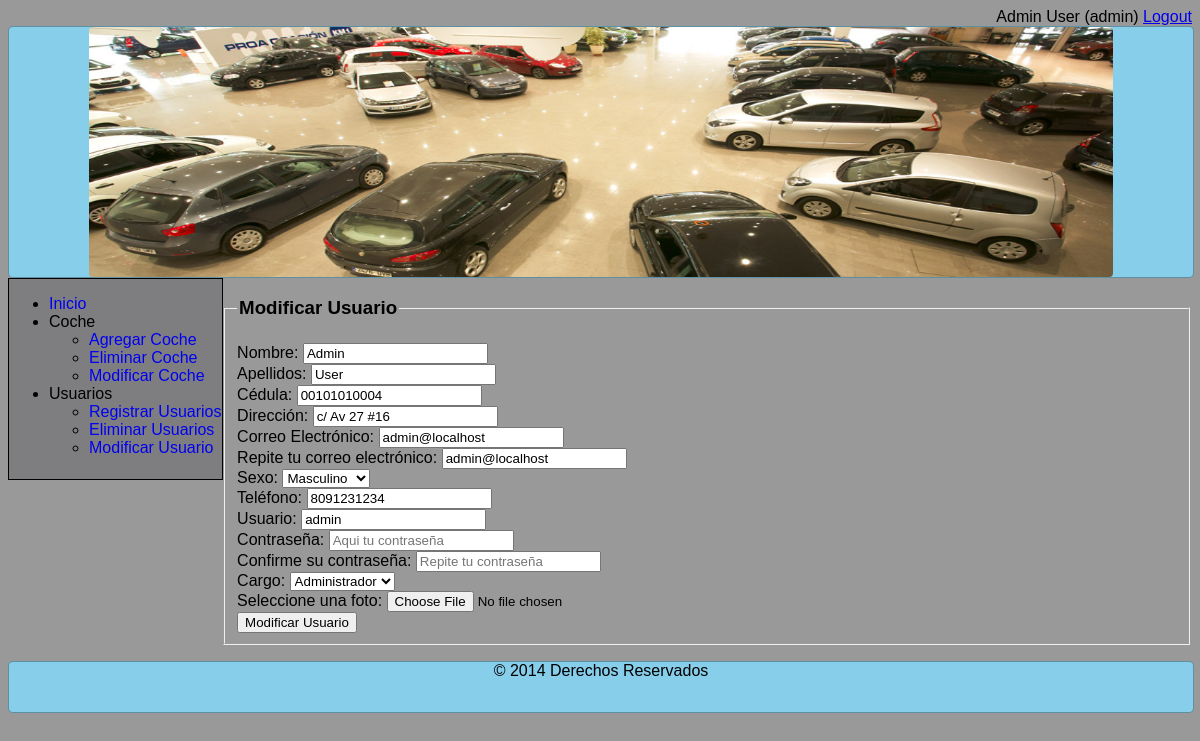
Page /modificando_usuario.php?id_usuario=1 (signed in) on the committed database.
### tables this page shows
CREATE TABLE `usuario` (
  `id_usuario` int(11) NOT NULL AUTO_INCREMENT,
  `nombre` varchar(60) NOT NULL,
  `apellido` varchar(60) NOT NULL,
  `telefono` char(10) NOT NULL,
  `direccion` varchar(80) NOT NULL,
  `cedula` char(11) NOT NULL,
  `correo` varchar(100) NOT NULL,
  `sexo` char(1) NOT NULL,
  `usuario` varchar(40) NOT NULL,
  `password` varchar(150) NOT NULL,
  `id_cargo` int(11) NOT NULL,
  `foto` varchar(250) NOT NULL,
  PRIMARY KEY (`id_usuario`),
  UNIQUE KEY `cedula` (`cedula`,`correo`,`usuario`),
  UNIQUE KEY `cedula_2` (`cedula`),
  KEY `fk_usuarios_idcargo` (`id_cargo`),
  CONSTRAINT `fk_usuarios_idcargo` FOREIGN KEY (`id_cargo`) REFERENCES `cargo` (`id_cargo`)
);

### modificando_usuario.php (the view, shortened to what this page needs)
<?php
	require("lib/conexion_db.php");
	require("admin/nav-admin.php");
?>
<html>
	<head>
		<link rel = "stylesheet" href = "styles/estilo.css"/>
	</head>
	<body>
	<?php
		$id_usuario = $_GET['id_usuario'];
		$nombre = null;
		$apellido = null;
		$cedula = null;
		$direccion = null;
		$correo = null;
		$sexo = null;
		$telefono = null;
		$usuario = null;
		$cargo = null;
		$query = "SELECT * FROM usuario WHERE id_usuario = '$id_usuario'";
		$resultado = mysqli_query($conexion, $query);
		if ($row = mysqli_fetch_array($resultado)) {
			$nombre = $row['nombre'];
			$apellido = $row['apellido'];
			$cedula = $row['cedula'];
			$direccion = $row['direccion'];
			$correo = $row['correo'];
			$sexo = $row['sexo'];
			$telefono = $row['telefono'];
			$usuario = $row['usuario'];
			$cargo = $row['id_cargo'];
		}
		echo "
		<form action = 'procesar_modificar_usuario.php' method = 'post' onSubmit = 'return validarCampos()' enctype='multipart/form-data'>
			<fieldset>	<legend><h3>Modificar Usuario</h3></legend>
			<input type = 'hidden' name = 'id_usuario' value = '$id_usuario'>
			Nombre: <input type = 'text' id = 'nombre' name = 'nombre' placeholder = 'Ingrese su nombre aqui' maxlength = '60' value = '$nombre' required = 'required'/> <br>
			Apellidos: <input type = 'text' id = 'apellido' name = 'apellido' placeholder = 'Ingrese su apellido aqui' maxlength = '60' value = '$apellido' required = 'required'/> <br>
			Cédula: <input type = 'text' id = 'cedula' name = 'cedula' placeholder = 'Aqui su cedula' onKeyPress = 'return soloNumeros(event);' maxlength = '11' value = '$cedula' required = 'required'/> <br>
			Dirección: <input type = 'text' id = 'direccion' name = 'direccion' placeholder = 'Ingrese su dirección' maxlength = '80' value = '$direccion' required = 'required'/> <br>
			Correo Electrónico: <input type = 'text' id = 'email' name = 'email' placeholder = 'Ingresa tu correo electrónico' maxlength = '100' value = '$correo' required = 'required'/> <br>
			Repite tu correo electrónico: <input type = 'text' id = 'confirmar_email' name = 'confirmar_email' placeholder = 'Ingresa tu correo electrónico' maxlength = '100' value = '$correo' required = 'required'/> <br>
			Sexo: ";
			echo "<select id = 'sexo' name = 'sexo'>;
				<option value = '0'>Seleccione</option>";
				if ($sexo == "M") echo "<option value = 'M' selected>Masculino</option>
				<option value = 'F'>Femenino</option>";
				else echo "<option value = 'M'>Masculino</option>
				<option value = 'F' selected>Femenino</option>";
			echo "
			</select> <br>
			Teléfono: <input type = 'text' id = 'telefono' name = 'telefono' placeholder = 'Aqui su teléfono' onKeyPress = 'return soloNumeros(event);' maxlength = '10' value = '$telefono' required = 'required'/> <br>
			Usuario:  <input type = 'text' id = 'usuario' name = 'usuario' placeholder = 'Usuario aqui' maxlength = '40' value = '$usuario' required = 'required'/> <br>
			Contraseña:  <input type = 'password' id = 'password' name = 'password' placeholder = 'Aqui tu contraseña' maxlength = '40'> <br>
			Confirme su contraseña: <input type = 'password' id = 'confirmar_password' name = 'confirmar_password' placeholder = 'Repite tu contraseña' maxlength = '40'> <br>
			Cargo:
			";
			echo "<select id = 'cargo' name = 'cargo'>";
				$query = "SELECT id_cargo,  nombre FROM cargo";
				$resultado = mysqli_query($conexion, $query);
				while ($row = mysqli_fetch_array($resultado)) {
					if ($row['id_cargo'] == $cargo) echo "<option value = '$row[id_cargo]' selected>$row[nombre]</option>";
					else echo "<option value = '$row[id_cargo]'>$row[nombre]</option>";
				}
			echo "</select> <br>
			Seleccione una foto: <input type = 'file' id = 'foto_perfil' name = 'foto_perfil'> <br>
			<input type = 'submit' value = 'Modificar Usuario'>
			</fieldset>
		</form>
		";
?>
	</body>
	<footer>
		&copy; 2014 Derechos Reservados
	</footer>
</html>

### styles/estilo.css (style rules this page uses)
body { background-color: rgba(0,0,0,0.4); font-family: arial; }
footer { text-align: center; background-color: skyblue; border: 1px solid rgba(0,0,0,0.3); border-radius: 5px; height: 50px; width: 100%; }
footer { clear: both; }

### rows in the picture
usuario: nombre "Admin", apellido "User", cedula "00101010004", direccion "c/ Av 27 #16", email "admin@localhost", confirmar_email "admin@localhost", sexo "Masculino", telefono "8091231234", usuario "admin"

### other values in the picture
$nombre "Admin User (admin)"
form field cargo "Administrador"
